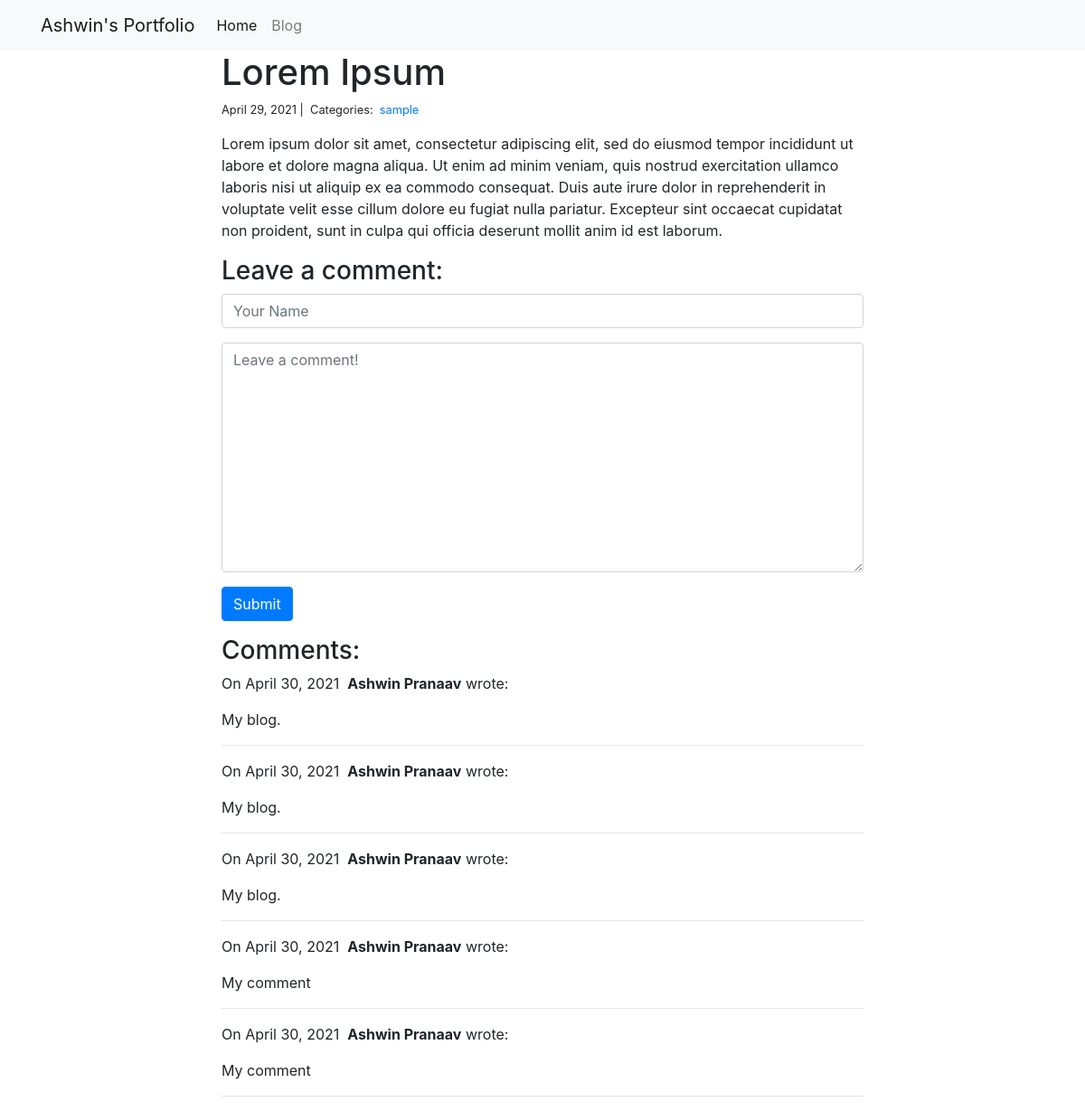
Page /blog/1/ on the committed database.
### blog/models.py (models this page shows)
class Post(models.Model):
    title = models.CharField(max_length = 255)
    body = models.TextField()
    created_on = models.DateTimeField(auto_now_add = True)
    modified_on = models.DateTimeField(auto_now = True)
    categories = models.ManyToManyField('Category', related_name = 'posts')

class Category(models.Model):
    name = models.CharField(max_length = 20)

class Comment(models.Model):
    author = models.CharField(max_length = 60)
    body = models.TextField()
    created_on = models.DateTimeField(auto_now_add = True)
    post = models.ForeignKey('Post', on_delete = models.CASCADE)

### blog/views.py (the view, shortened to what this page needs)
# urls.py: path('<int:pk>/', views.blog_detail, name='blog_detail'),
def blog_detail(request, pk):
    post = Post.objects.get(pk = pk)
    form = CommentForm()
    comments = Comment.objects.filter(post = post)
    context = {
        'post': post,
        'comments': comments,
        'form': form,
    }
    return render(request, 'blog_detail.html', context)

### blog/forms.py
class CommentForm(forms.Form):
    author = forms.CharField(
        max_length = 60,
        widget = forms.TextInput(attrs = {
            "class": "form-control",
            "placeholder": "Your Name"
        })
    )
    body = forms.CharField(
        widget = forms.Textarea(attrs = {
            "class":"form-control",
            "placeholder": "Leave a comment!"
        })
    )

### blog/templates/blog_detail.html (shortened to what this page needs)
{% extends "base.html" %}
{% block page_content %}
<div class="col-md-8 offset-md-2">
    <h1>{{ post.title }}</h1>
    <small>
        {{ post.created_on.date }} |&nbsp;
        Categories:&nbsp;
        {% for category in post.categories.all %}
        <a href="{% url 'blog_category' category.name %}">
            {{ category.name }}
        </a>&nbsp;
        {% endfor %}
    </small>
    <p>{{ post.body | linebreaks }}</p>
    <h3>Leave a comment:</h3>
    <form action="/blog/{{ post.pk }}/" method="post">
        <div class="form-group">
            {{ form.author }}
        </div>
        <div class="form-group">
            {{ form.body }}
        </div>
        <button type="submit" class="btn btn-primary">Submit</button>
    </form>
    <h3>Comments:</h3>
    {% for comment in comments %}
    <p>
        On {{comment.created_on.date }}&nbsp;
        <b>{{ comment.author }}</b> wrote:
    </p>
    <p>{{ comment.body }}</p>
    <hr>
    {% endfor %}
</div>
{% endblock %}

### personal_portfolio/templates/base.html (shortened to what this page needs)
<link rel="stylesheet" href="https://stackpath.bootstrapcdn.com/bootstrap/4.1.3/css/bootstrap.min.css">
<nav class="navbar navbar-expand-lg navbar-light bg-light">
    <div class="container">
        <a class="navbar-brand" href="{% url 'project_index' %}">Ashwin's Portfolio</a>
        <div class="collapse navbar-collapse" id="navbarSupportedContent">
          <ul class="navbar-nav mr-auto">
            <li class="nav-item active">
              <a class="nav-link" href="{% url 'project_index' %}">Home</a>
            </li>
            <li class="nav-item">
              <a class="nav-link" href="{% url 'blog_index' %}">Blog</a>
            </li>
          </ul>
        </div>
    </div>
</nav>
<div class="container">
    {% block page_content %}{% endblock %}
</div>

### rows in the picture
Post: title "Lorem Ipsum", created_on "April 29, 2021", body "Lorem ipsum dolor sit amet, consectetur adipiscing elit, sed do eiusmod tempor incididunt ut labore et dolore magna aliqua. Ut enim ad minim veniam, quis nostrud exercitation ullamco laboris nisi ut aliquip ex ea commodo consequat. Duis aute irure dolor in reprehenderit in voluptate velit esse cillum dolore eu fugiat nulla pariatur. Excepteur sint occaecat cupidatat non proident, sunt in culpa qui officia deserunt mollit anim id est laborum."
Category: name "sample"
Comment: created_on "April 30, 2021", author "Ashwin Pranaav", body "My blog."
Comment: created_on "April 30, 2021", author "Ashwin Pranaav", body "My blog."
Comment: created_on "April 30, 2021", author "Ashwin Pranaav", body "My blog."
Comment: created_on "April 30, 2021", author "Ashwin Pranaav", body "My comment"
Comment: created_on "April 30, 2021", author "Ashwin Pranaav", body "My comment"
